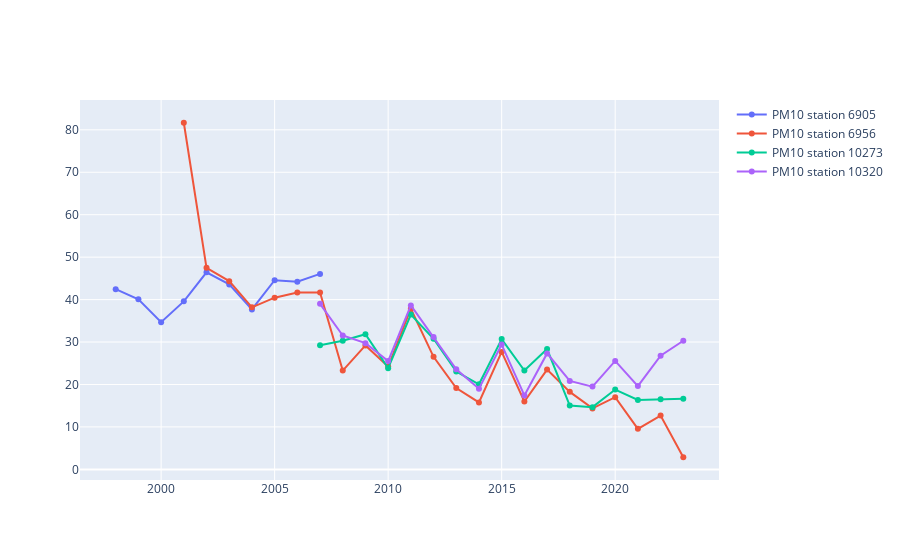

Here is the notebook cell this chart was saved with:
### Code cell
plot_stations = []
plot_stations_x = []
plot_stations_y = []
plot_stations_name = []
for sensor_id in stations:
    station_data = pm10_data_per_year.reset_index()
    station_data = station_data.loc[station_data['sensor_id'] == sensor_id]
    plot_stations.append(station_data)
    plot_stations_x.append("date")
    plot_stations_y.append("exceeded_rate")
    plot_stations_name.append(f"PM10 station {sensor_id}")
    
show_plot(plot_stations, plot_stations_x, plot_stations_y, name=plot_stations_name)

### Figure 1 — Plotly figure (JSON) as saved in the notebook; plotly's stock layout.template omitted (floating-point values rounded to 4 significant figures)
{"data": [{"mode": "lines+markers", "name": "PM10 station 6905", "type": "scatter", "x": [1998, 1999, 2000, 2001, 2002, 2003, 2004, 2005, 2006, 2007], "y": [42.47, 40.06, 34.67, 39.58, 46.43, 43.58, 37.67, 44.57, 44.22, 46.05]}, {"mode": "lines+markers", "name": "PM10 station 6956", "type": "scatter", "x": [2001, 2002, 2003, 2004, 2005, 2006, 2007, 2008, 2009, 2010, 2011, 2012, 2013, 2014, 2015, 2016, 2017, 2018, 2019, 2020, 2021, 2022, 2023], "y": [81.67, 47.48, 44.35, 38.19, 40.45, 41.67, 41.67, 23.28, 29.2, 24.23, 37.85, 26.52, 19.15, 15.77, 27.68, 16, 23.51, 18.26, 14.37, 17.0, 9.552, 12.68, 2.857]}, {"mode": "lines+markers", "name": "PM10 station 10273", "type": "scatter", "x": [2007, 2008, 2009, 2010, 2011, 2012, 2013, 2014, 2015, 2016, 2017, 2018, 2019, 2020, 2021, 2022, 2023], "y": [29.27, 30.31, 31.85, 23.85, 36.47, 30.77, 23.06, 20.06, 30.7, 23.3, 28.35, 15.03, 14.66, 18.8, 16.37, 16.52, 16.67]}, {"mode": "lines+markers", "name": "PM10 station 10320", "type": "scatter", "x": [2007, 2008, 2009, 2010, 2011, 2012, 2013, 2014, 2015, 2016, 2017, 2018, 2019, 2020, 2021, 2022, 2023], "y": [39.01, 31.55, 29.75, 25.51, 38.64, 31.21, 23.6, 19.02, 29.41, 17.43, 27.32, 20.85, 19.5, 25.56, 19.63, 26.79, 30.3]}], "layout": {}}
